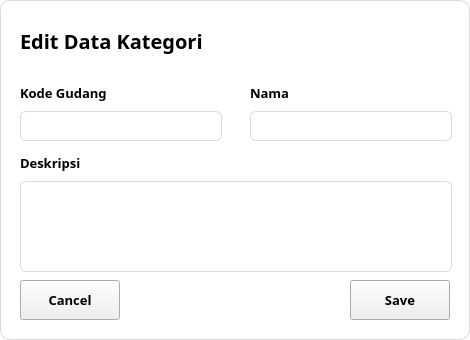
<?xml version="1.0" encoding="UTF-8"?>
<ui version="4.0">
 <class>Dialog</class>
 <widget class="QDialog" name="Dialog">
  <property name="geometry">
   <rect>
    <x>0</x>
    <y>0</y>
    <width>470</width>
    <height>340</height>
   </rect>
  </property>
  <property name="minimumSize">
   <size>
    <width>470</width>
    <height>340</height>
   </size>
  </property>
  <property name="maximumSize">
   <size>
    <width>470</width>
    <height>349</height>
   </size>
  </property>
  <property name="windowTitle">
   <string>Dialog</string>
  </property>
  <property name="styleSheet">
   <string notr="true">QDialog{
	background-color: white;
	border: 1px solid #D9D9D9;
	border-radius: 10px;
}</string>
  </property>
  <widget class="QWidget" name="layoutWidget">
   <property name="geometry">
    <rect>
     <x>20</x>
     <y>20</y>
     <width>243</width>
     <height>42</height>
    </rect>
   </property>
   <layout class="QHBoxLayout" name="horizontalLayout">
    <property name="spacing">
     <number>6</number>
    </property>
    <item>
     <widget class="QLabel" name="label">
      <property name="minimumSize">
       <size>
        <width>200</width>
        <height>40</height>
       </size>
      </property>
      <property name="maximumSize">
       <size>
        <width>200</width>
        <height>40</height>
       </size>
      </property>
      <property name="font">
       <font>
        <family>Poppins</family>
        <pointsize>15</pointsize>
        <weight>75</weight>
        <bold>true</bold>
       </font>
      </property>
      <property name="text">
       <string>Edit Data Kategori</string>
      </property>
     </widget>
    </item>
    <item>
     <widget class="QLabel" name="label_2">
      <property name="minimumSize">
       <size>
        <width>35</width>
        <height>35</height>
       </size>
      </property>
      <property name="maximumSize">
       <size>
        <width>35</width>
        <height>35</height>
       </size>
      </property>
      <property name="text">
       <string/>
      </property>
      <property name="pixmap">
       <pixmap resource="../assets/icons/resources.qrc">:/icons/edit-blue.svg</pixmap>
      </property>
      <property name="scaledContents">
       <bool>true</bool>
      </property>
     </widget>
    </item>
   </layout>
  </widget>
  <widget class="QPushButton" name="closeBtn">
   <property name="geometry">
    <rect>
     <x>430</x>
     <y>5</y>
     <width>35</width>
     <height>35</height>
    </rect>
   </property>
   <property name="styleSheet">
    <string notr="true">QPushButton{
	border: none;
}

QPushButton:hover{
	border-left: 1px solid #D9D9D9;
	border-bottom: 1px solid #D9D9D9;
	border-bottom-left-radius: 6px;
}</string>
   </property>
   <property name="text">
    <string/>
   </property>
   <property name="icon">
    <iconset resource="../assets/icons/resources.qrc">
     <normaloff>:/icons/close.svg</normaloff>:/icons/close.svg</iconset>
   </property>
   <property name="iconSize">
    <size>
     <width>20</width>
     <height>20</height>
    </size>
   </property>
   <property name="checkable">
    <bool>true</bool>
   </property>
  </widget>
  <widget class="QWidget" name="layoutWidget_3">
   <property name="geometry">
    <rect>
     <x>20</x>
     <y>80</y>
     <width>202</width>
     <height>61</height>
    </rect>
   </property>
   <layout class="QVBoxLayout" name="verticalLayout_3">
    <item>
     <widget class="QLabel" name="label_5">
      <property name="font">
       <font>
        <family>Poppins</family>
        <pointsize>10</pointsize>
        <weight>75</weight>
        <bold>true</bold>
       </font>
      </property>
      <property name="text">
       <string>Kode Gudang</string>
      </property>
     </widget>
    </item>
    <item>
     <widget class="QLineEdit" name="editWarehouseCode">
      <property name="minimumSize">
       <size>
        <width>200</width>
        <height>30</height>
       </size>
      </property>
      <property name="font">
       <font>
        <family>Poppins</family>
        <weight>75</weight>
        <bold>true</bold>
       </font>
      </property>
      <property name="styleSheet">
       <string notr="true">QLineEdit{
	border: 1px solid #D9D9D9;
	border-radius: 6px;
	padding:0 10px 0 10px;
}

QLineEdit:focus{
	border: 1px solid #3D6CEE;
}</string>
      </property>
     </widget>
    </item>
   </layout>
  </widget>
  <widget class="QWidget" name="layoutWidget_4">
   <property name="geometry">
    <rect>
     <x>250</x>
     <y>80</y>
     <width>202</width>
     <height>61</height>
    </rect>
   </property>
   <layout class="QVBoxLayout" name="verticalLayout_4">
    <item>
     <widget class="QLabel" name="label_6">
      <property name="font">
       <font>
        <family>Poppins</family>
        <pointsize>10</pointsize>
        <weight>75</weight>
        <bold>true</bold>
       </font>
      </property>
      <property name="text">
       <string>Nama</string>
      </property>
     </widget>
    </item>
    <item>
     <widget class="QLineEdit" name="editCategoryName">
      <property name="minimumSize">
       <size>
        <width>200</width>
        <height>30</height>
       </size>
      </property>
      <property name="font">
       <font>
        <family>Poppins</family>
        <weight>75</weight>
        <bold>true</bold>
       </font>
      </property>
      <property name="styleSheet">
       <string notr="true">QLineEdit{
	border: 1px solid #D9D9D9;
	border-radius: 6px;
	padding:0 10px 0 10px;
}

QLineEdit:focus{
	border: 1px solid #3D6CEE;
}</string>
      </property>
     </widget>
    </item>
   </layout>
  </widget>
  <widget class="QWidget" name="layoutWidget_7">
   <property name="geometry">
    <rect>
     <x>20</x>
     <y>150</y>
     <width>432</width>
     <height>122</height>
    </rect>
   </property>
   <layout class="QVBoxLayout" name="verticalLayout_7">
    <item>
     <widget class="QLabel" name="label_9">
      <property name="font">
       <font>
        <family>Poppins</family>
        <pointsize>10</pointsize>
        <weight>75</weight>
        <bold>true</bold>
       </font>
      </property>
      <property name="text">
       <string>Deskripsi</string>
      </property>
     </widget>
    </item>
    <item>
     <widget class="QLineEdit" name="editDescription">
      <property name="minimumSize">
       <size>
        <width>430</width>
        <height>91</height>
       </size>
      </property>
      <property name="font">
       <font>
        <family>Poppins</family>
        <weight>75</weight>
        <bold>true</bold>
       </font>
      </property>
      <property name="styleSheet">
       <string notr="true">QLineEdit{
	border: 1px solid #D9D9D9;
	border-radius: 6px;
	padding:0 10px 0 10px;
}

QLineEdit:focus{
	border: 1px solid #3D6CEE;
}</string>
      </property>
      <property name="maxLength">
       <number>430</number>
      </property>
      <property name="alignment">
       <set>Qt::AlignJustify|Qt::AlignTop</set>
      </property>
     </widget>
    </item>
   </layout>
  </widget>
  <widget class="QPushButton" name="saveBtn">
   <property name="geometry">
    <rect>
     <x>350</x>
     <y>280</y>
     <width>100</width>
     <height>40</height>
    </rect>
   </property>
   <property name="font">
    <font>
     <family>Poppins</family>
     <pointsize>10</pointsize>
     <weight>75</weight>
     <bold>true</bold>
    </font>
   </property>
   <property name="text">
    <string>Save</string>
   </property>
  </widget>
  <widget class="QPushButton" name="cancelBtn">
   <property name="geometry">
    <rect>
     <x>20</x>
     <y>280</y>
     <width>100</width>
     <height>40</height>
    </rect>
   </property>
   <property name="font">
    <font>
     <family>Poppins</family>
     <pointsize>10</pointsize>
     <weight>75</weight>
     <bold>true</bold>
    </font>
   </property>
   <property name="text">
    <string>Cancel</string>
   </property>
  </widget>
 </widget>
 <resources>
  <include location="../assets/icons/resources.qrc"/>
 </resources>
 <connections/>
</ui>
